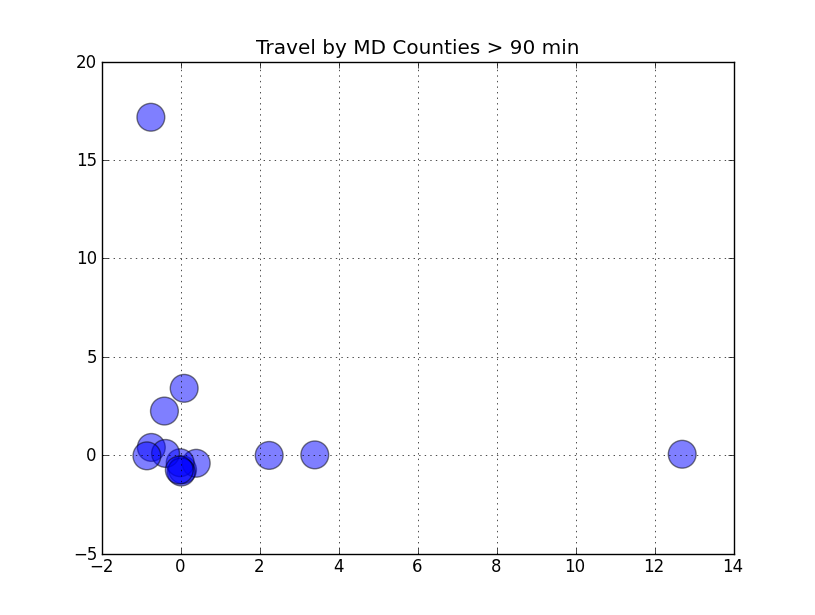

Recreate this plot in Python.
"""
make a scatter plot with varying color and size arguments
"""
import matplotlib
import numpy as np
import matplotlib.pyplot as plt

#define data types
mydescr = np.dtype([('FIPS', 'S5'), ('STATE', 'S2'), ('COUNTY', 'S20'), ('Total', 'int32'), ('m_5', 'float32'), ('m_5_9', 'float32'), ('m_10_14', 'float32'), ('m_15_19', 'float32'), ('m_20_24', 'float32'), ('m_25_29', 'float32'), ('m_30_34', 'float32'), ('m_35_39', 'float32'), ('m_40_44', 'float32'), ('m_45_59', 'float32'), ('m_60_89', 'float32'), ('m_90', 'float32'), ('totals', 'int32')])

#read csv into numpy
datafile = np.genfromtxt('C:/_GEO_DATA/FedExDay/md_travel_data_agg.csv', dtype=mydescr, delimiter=',', names=True)
print datafile

#save csv into binary
np.save('C:/_GEO_DATA/FedExDay/md_travel_data_agg.npy', datafile)

#read array of records into memory
r = np.load('C:/_GEO_DATA/FedExDay/md_travel_data_agg.npy').view(np.recarray)

delta1 = np.diff(r.m_90)/r.m_90[:-1]

Total = (20*r.Total[:-1]/r.Total[:-1])**2
commuteCat = 0.003*r.m_90[:-1]/0.003*r.Total[:-1]

fig = plt.figure()
ax = fig.add_subplot(111)
ax.scatter(delta1[:-1], delta1[1:], c='b', s=Total, alpha=0.50)

#ax.set_xlabel(r'Age', fontsize=20)
#ax.set_ylabel(r'Travel Time', fontsize=20)
ax.set_title('Travel by MD Counties > 90 min')
ax.grid(True)

plt.show()
